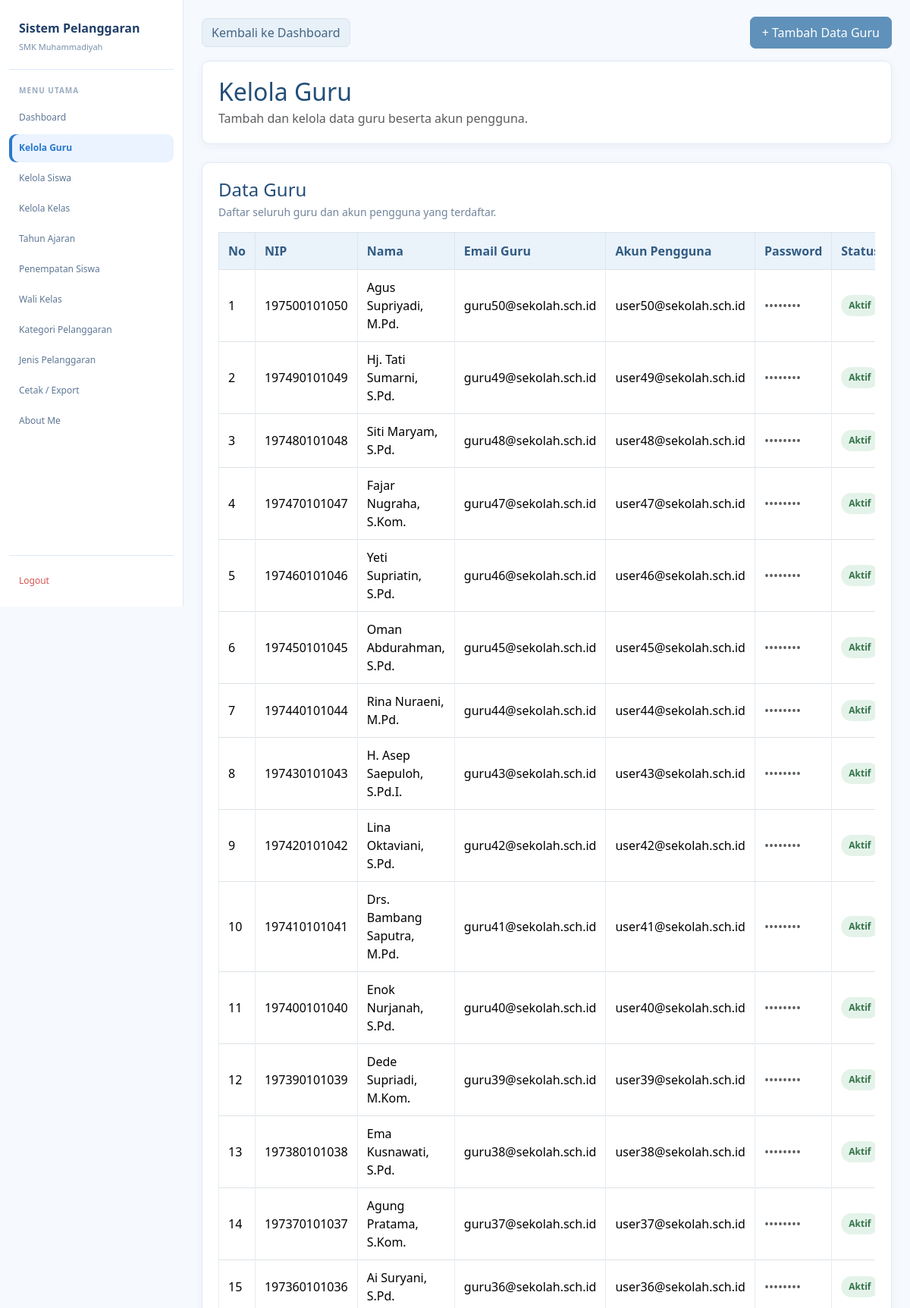
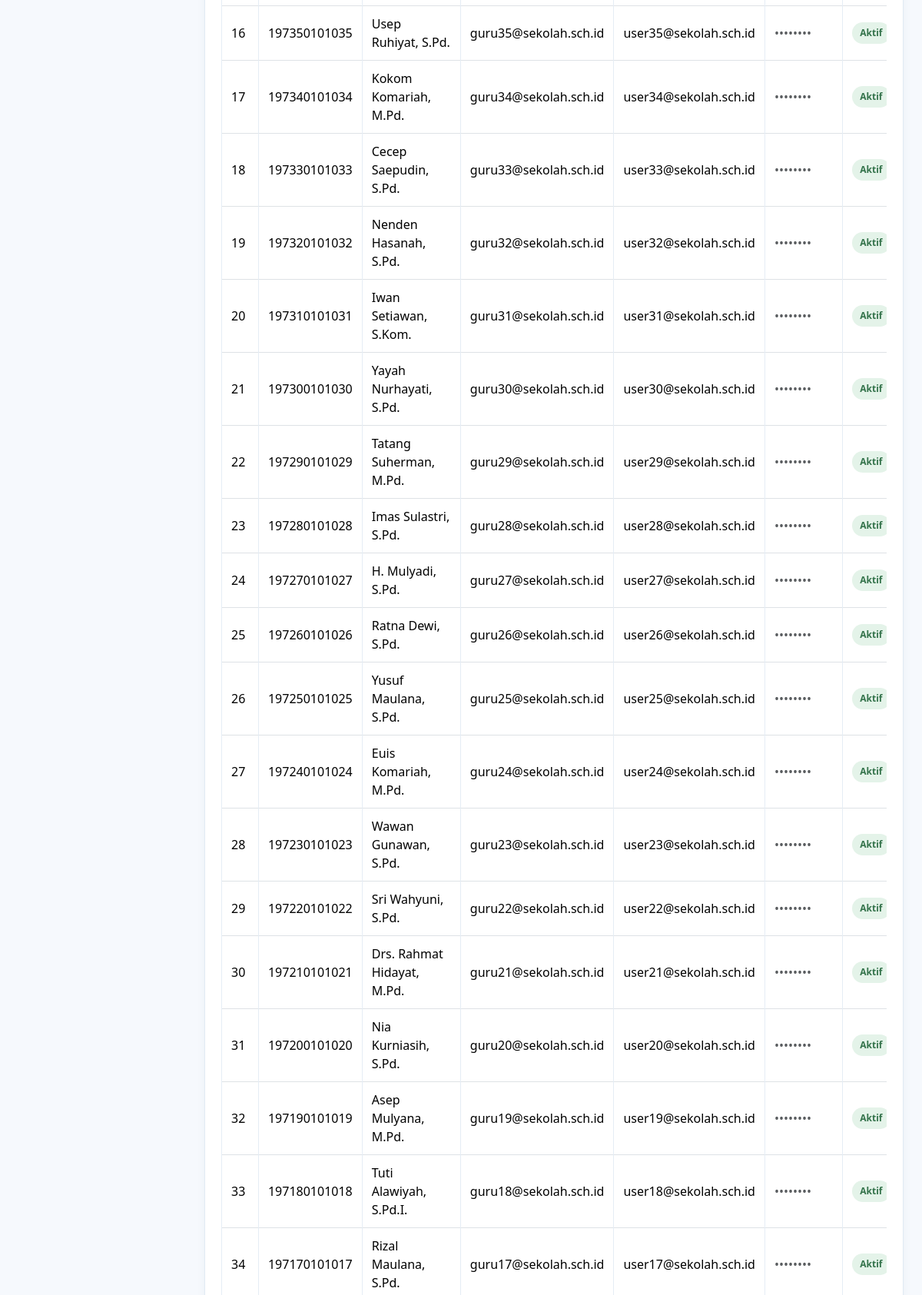
Page /admin/guru.php (signed in, upper part) on the committed database (2 pictures, top to bottom).
### tables this page shows
CREATE TABLE `t_guru` (
  `id` int(11) NOT NULL,
  `nip` varchar(30) NOT NULL,
  `nama` varchar(150) NOT NULL,
  `email` varchar(150) NOT NULL,
  `status_aktif` tinyint(1) NOT NULL,
  `user_id` int(11) DEFAULT NULL,
  `created_at` timestamp NULL DEFAULT current_timestamp(),
  `updated_at` timestamp NULL DEFAULT current_timestamp()
);

CREATE TABLE `t_users` (
  `id` int(11) NOT NULL,
  `name` varchar(255) DEFAULT NULL,
  `email` varchar(255) NOT NULL,
  `email_verified_at` timestamp NULL DEFAULT NULL,
  `password` varchar(255) NOT NULL,
  `remember_token` varchar(100) DEFAULT NULL,
  `role` varchar(255) DEFAULT NULL,
  `created_at` timestamp NULL DEFAULT current_timestamp(),
  `updated_at` timestamp NULL DEFAULT current_timestamp()
);

### admin/guru.php (the view, shortened to what this page needs)
<?php
include "../config/koneksi.php";
$query = mysqli_query($koneksi, "SELECT g.*, u.email AS username FROM t_guru g LEFT JOIN t_users u ON u.id = g.user_id ORDER BY g.id DESC");
?>
<!DOCTYPE html>
<html lang="id">
<head>
<link href="https://cdn.jsdelivr.net/npm/bootstrap@5.3.8/dist/css/bootstrap.min.css" rel="stylesheet">
<link href="https://cdn.datatables.net/2.3.4/css/dataTables.bootstrap5.min.css" rel="stylesheet">
</head>
<body>
<div class="layout">
<aside class="sidebar">
 <div class="brand"><div class="brand-title">Sistem Pelanggaran</div><div class="brand-subtitle">SMK Muhammadiyah</div></div>
 <div class="menu-title">Menu Utama</div>
 <nav class="menu">
  <a href="../dashboard.php" class="menu-link">Dashboard</a><a href="guru.php" class="menu-link active">Kelola Guru</a><a href="siswa.php" class="menu-link">Kelola Siswa</a><a href="kelas.php" class="menu-link">Kelola Kelas</a><a href="tahun_ajaran.php" class="menu-link">Tahun Ajaran</a><a href="penempatan_siswa.php" class="menu-link">Penempatan Siswa</a><a href="wali_kelas.php" class="menu-link">Wali Kelas</a><a href="kategori_pelanggaran.php" class="menu-link">Kategori Pelanggaran</a><a href="jenis_pelanggaran.php" class="menu-link">Jenis Pelanggaran</a><a href="cetak_export.php" class="menu-link">Cetak / Export</a><a href="../about.php" class="menu-link">About Me</a>
 </nav><div class="logout"><a href="../logout.php" class="menu-link">Logout</a></div>
</aside>
<main class="main"><div class="container py-1">
 <div class="d-flex flex-wrap align-items-center justify-content-between gap-2 mb-3"><a href="../dashboard.php" class="btn btn-secondary">Kembali ke Dashboard</a><button type="button" class="btn btn-primary" data-bs-toggle="collapse" data-bs-target="#formTambahGuru">+ Tambah Data Guru</button></div>
 <div class="card mb-4"><div class="card-body"><h2 class="judul mb-1">Kelola Guru</h2><p class="text-muted mb-0">Tambah dan kelola data guru beserta akun pengguna.</p></div></div>
 <div class="card"><div class="card-body"><h4 class="mb-1">Data Guru</h4><p class="keterangan mb-3">Daftar seluruh guru dan akun pengguna yang terdaftar.</p><div class="table-responsive">
 <table id="tabelGuru" class="table table-bordered table-hover align-middle"><thead><tr><th>No</th><th>NIP</th><th>Nama</th><th>Email Guru</th><th>Akun Pengguna</th><th>Password</th><th>Status</th><th>Aksi</th></tr></thead><tbody>
 <?php if ($query && mysqli_num_rows($query) > 0): ?><?php $no=1; while ($guru=mysqli_fetch_assoc($query)): ?><tr>
 <td><?= $no++; ?></td><td><?= htmlspecialchars($guru['nip'] ?? ''); ?></td><td><?= htmlspecialchars($guru['nama'] ?? ''); ?></td><td><?= htmlspecialchars($guru['email'] ?? ''); ?></td><td><?= htmlspecialchars($guru['username'] ?? 'Belum terhubung'); ?></td><td><span class="text-muted" aria-label="Password disembunyikan">••••••••</span></td>
 <td><?php if ((int)$guru['status_aktif'] === 1): ?><span class="status-aktif">Aktif</span><?php else: ?><span class="status-nonaktif">Tidak Aktif</span><?php endif; ?></td>
 </tr><?php endwhile; ?><?php else: ?><tr><td colspan="8" class="text-center text-muted py-4">Belum ada data guru.</td></tr><?php endif; ?>
 </tbody></table></div></div></div>
</div></main></div>
</body></html>

### admin/guru.php (style rules this page uses)
:root { --blue:#2878cf;--blue-dark:#203e68;--blue-soft:#eaf3ff;--page:#f6f9fd;--white:#fff;--text:#263f63;--muted:#7890ad;--line:#dce9f8 }
* { box-sizing:border-box }
body { margin:0;background:var(--page);color:var(--text);font-family:"Segoe UI",Arial,sans-serif }
a { text-decoration:none }
.layout { min-height:100vh }
.sidebar { position:fixed;left:0;top:0;width:242px;height:100vh;background:var(--white);border-right:1px solid var(--line);padding:25px 12px 16px;display:flex;flex-direction:column;z-index:1000 }
.brand { padding:0 13px 20px;border-bottom:1px solid var(--line);margin-bottom:20px }
.brand-title { font-size:16px;font-weight:700;color:var(--blue-dark);margin-bottom:5px }
.brand-subtitle { font-size:11px;color:var(--muted) }
.menu-title { font-size:10px;font-weight:700;color:#9aabc0;letter-spacing:1px;text-transform:uppercase;margin:0 13px 10px }
.menu { display:flex;flex-direction:column;gap:3px }
.menu-link { min-height:37px;display:flex;align-items:center;padding:9px 13px;border-radius:9px;color:#5e7695;font-size:12px;transition:.2s }
.menu-link.active { background:var(--blue-soft);color:var(--blue);font-weight:600;box-shadow:inset 4px 0 0 var(--blue) }
.logout { margin-top:auto;padding-top:14px;border-top:1px solid var(--line) }
.logout .menu-link { color:#d9534f }
.main { margin-left:242px;min-height:100vh;padding:22px 24px 38px }
.container { width:100%;max-width:none!important;margin:0 auto;padding:0!important }
.judul,h4 { color:#234e78 }
.card { border:1px solid #e1eaf4!important;border-radius:10px;box-shadow:0 3px 12px rgba(35,78,120,.05)!important }
.card-body { padding:21px }
.btn-primary { --bs-btn-color:#fff;--bs-btn-bg:#5f91ba;--bs-btn-border-color:#5f91ba;--bs-btn-hover-color:#fff;--bs-btn-hover-bg:#4b7fa9;--bs-btn-hover-border-color:#4b7fa9;border-radius:7px;padding:8px 15px }
.btn-secondary { --bs-btn-bg:#e8f0f8;--bs-btn-border-color:#d8e5f1;--bs-btn-color:#426584;--bs-btn-hover-bg:#dceaf6;--bs-btn-hover-border-color:#cbddeb;--bs-btn-hover-color:#234e78;border-radius:7px }
.table { color:#344b63;vertical-align:middle;margin-bottom:0 }
.table thead th { background:#eaf2fa;color:#315b82;border-color:#dce7f1;font-weight:600;padding:12px;white-space:nowrap }
.table tbody td { border-color:#e5edf5;padding:11px 12px }
.status-aktif,.status-nonaktif { display:inline-block;padding:5px 10px;border-radius:20px;font-size:12px;font-weight:600;white-space:nowrap }
.status-aktif { background:#e4f3e9;color:#34734b }
.keterangan { color:#71849a;font-size:14px }

### rows in the picture
t_guru: nip "197500101050", nama "Agus Supriyadi, M.Pd.", email "guru50@sekolah.sch.id", user.email "user50@sekolah.sch.id", status_aktif "Aktif"
t_guru: nip "197490101049", nama "Hj. Tati Sumarni, S.Pd.", email "guru49@sekolah.sch.id", user.email "user49@sekolah.sch.id", status_aktif "Aktif"
t_guru: nip "197480101048", nama "Siti Maryam, S.Pd.", email "guru48@sekolah.sch.id", user.email "user48@sekolah.sch.id", status_aktif "Aktif"
t_guru: nip "197470101047", nama "Fajar Nugraha, S.Kom.", email "guru47@sekolah.sch.id", user.email "user47@sekolah.sch.id", status_aktif "Aktif"
t_guru: nip "197460101046", nama "Yeti Supriatin, S.Pd.", email "guru46@sekolah.sch.id", user.email "user46@sekolah.sch.id", status_aktif "Aktif"
t_guru: nip "197450101045", nama "Oman Abdurahman, S.Pd.", email "guru45@sekolah.sch.id", user.email "user45@sekolah.sch.id", status_aktif "Aktif"
t_guru: nip "197440101044", nama "Rina Nuraeni, M.Pd.", email "guru44@sekolah.sch.id", user.email "user44@sekolah.sch.id", status_aktif "Aktif"
t_guru: nip "197430101043", nama "H. Asep Saepuloh, S.Pd.I.", email "guru43@sekolah.sch.id", user.email "user43@sekolah.sch.id", status_aktif "Aktif"
t_guru: nip "197420101042", nama "Lina Oktaviani, S.Pd.", email "guru42@sekolah.sch.id", user.email "user42@sekolah.sch.id", status_aktif "Aktif"
t_guru: nip "197410101041", nama "Drs. Bambang Saputra, M.Pd.", email "guru41@sekolah.sch.id", user.email "user41@sekolah.sch.id", status_aktif "Aktif"
t_guru: nip "197400101040", nama "Enok Nurjanah, S.Pd.", email "guru40@sekolah.sch.id", user.email "user40@sekolah.sch.id", status_aktif "Aktif"
t_guru: nip "197390101039", nama "Dede Supriadi, M.Kom.", email "guru39@sekolah.sch.id", user.email "user39@sekolah.sch.id", status_aktif "Aktif"
t_guru: nip "197380101038", nama "Ema Kusnawati, S.Pd.", email "guru38@sekolah.sch.id", user.email "user38@sekolah.sch.id", status_aktif "Aktif"
t_guru: nip "197370101037", nama "Agung Pratama, S.Kom.", email "guru37@sekolah.sch.id", user.email "user37@sekolah.sch.id", status_aktif "Aktif"
t_guru: nip "197360101036", nama "Ai Suryani, S.Pd.", email "guru36@sekolah.sch.id", user.email "user36@sekolah.sch.id", status_aktif "Aktif"
t_guru: nip "197350101035", nama "Usep Ruhiyat, S.Pd.", email "guru35@sekolah.sch.id", user.email "user35@sekolah.sch.id", status_aktif "Aktif"
t_guru: nip "197340101034", nama "Kokom Komariah, M.Pd.", email "guru34@sekolah.sch.id", user.email "user34@sekolah.sch.id", status_aktif "Aktif"
t_guru: nip "197330101033", nama "Cecep Saepudin, S.Pd.", email "guru33@sekolah.sch.id", user.email "user33@sekolah.sch.id", status_aktif "Aktif"
t_guru: nip "197320101032", nama "Nenden Hasanah, S.Pd.", email "guru32@sekolah.sch.id", user.email "user32@sekolah.sch.id", status_aktif "Aktif"
t_guru: nip "197310101031", nama "Iwan Setiawan, S.Kom.", email "guru31@sekolah.sch.id", user.email "user31@sekolah.sch.id", status_aktif "Aktif"
t_guru: nip "197300101030", nama "Yayah Nurhayati, S.Pd.", email "guru30@sekolah.sch.id", user.email "user30@sekolah.sch.id", status_aktif "Aktif"
t_guru: nip "197290101029", nama "Tatang Suherman, M.Pd.", email "guru29@sekolah.sch.id", user.email "user29@sekolah.sch.id", status_aktif "Aktif"
t_guru: nip "197280101028", nama "Imas Sulastri, S.Pd.", email "guru28@sekolah.sch.id", user.email "user28@sekolah.sch.id", status_aktif "Aktif"
t_guru: nip "197270101027", nama "H. Mulyadi, S.Pd.", email "guru27@sekolah.sch.id", user.email "user27@sekolah.sch.id", status_aktif "Aktif"
t_guru: nip "197260101026", nama "Ratna Dewi, S.Pd.", email "guru26@sekolah.sch.id", user.email "user26@sekolah.sch.id", status_aktif "Aktif"
t_guru: nip "197250101025", nama "Yusuf Maulana, S.Pd.", email "guru25@sekolah.sch.id", user.email "user25@sekolah.sch.id", status_aktif "Aktif"
t_guru: nip "197240101024", nama "Euis Komariah, M.Pd.", email "guru24@sekolah.sch.id", user.email "user24@sekolah.sch.id", status_aktif "Aktif"
t_guru: nip "197230101023", nama "Wawan Gunawan, S.Pd.", email "guru23@sekolah.sch.id", user.email "user23@sekolah.sch.id", status_aktif "Aktif"
t_guru: nip "197220101022", nama "Sri Wahyuni, S.Pd.", email "guru22@sekolah.sch.id", user.email "user22@sekolah.sch.id", status_aktif "Aktif"
t_guru: nip "197210101021", nama "Drs. Rahmat Hidayat, M.Pd.", email "guru21@sekolah.sch.id", user.email "user21@sekolah.sch.id", status_aktif "Aktif"
t_guru: nip "197200101020", nama "Nia Kurniasih, S.Pd.", email "guru20@sekolah.sch.id", user.email "user20@sekolah.sch.id", status_aktif "Aktif"
t_guru: nip "197190101019", nama "Asep Mulyana, M.Pd.", email "guru19@sekolah.sch.id", user.email "user19@sekolah.sch.id", status_aktif "Aktif"
t_guru: nip "197180101018", nama "Tuti Alawiyah, S.Pd.I.", email "guru18@sekolah.sch.id", user.email "user18@sekolah.sch.id", status_aktif "Aktif"
t_guru: nip "197170101017", nama "Rizal Maulana, S.Pd.", email "guru17@sekolah.sch.id", user.email "user17@sekolah.sch.id", status_aktif "Aktif"
